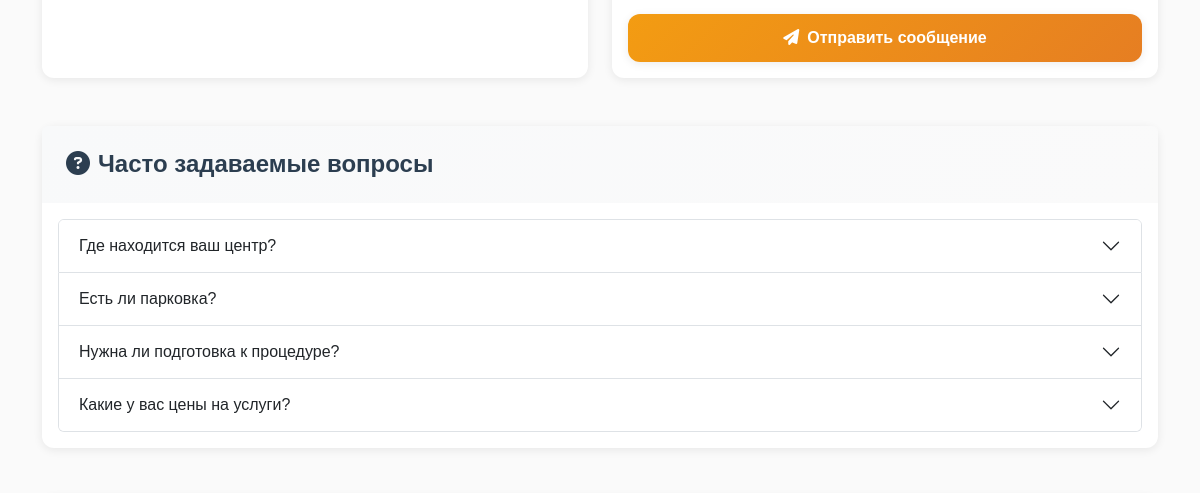
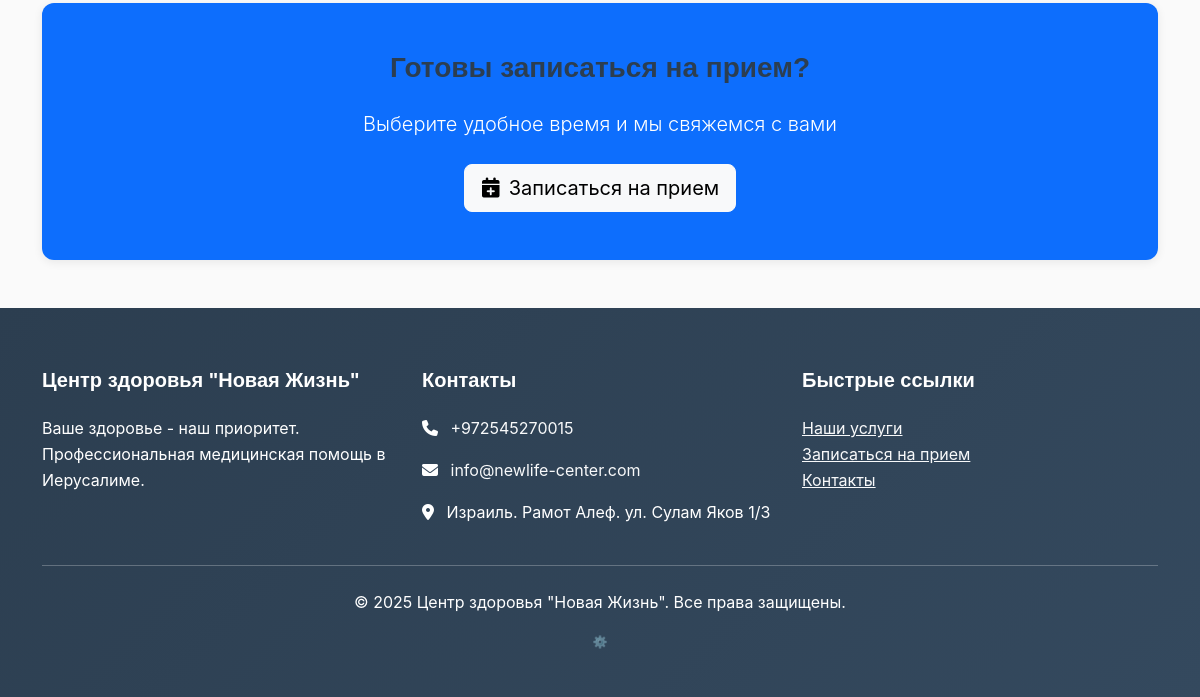
Before: /contacts/ (lower part) with the older database file (2 pictures, top to bottom).
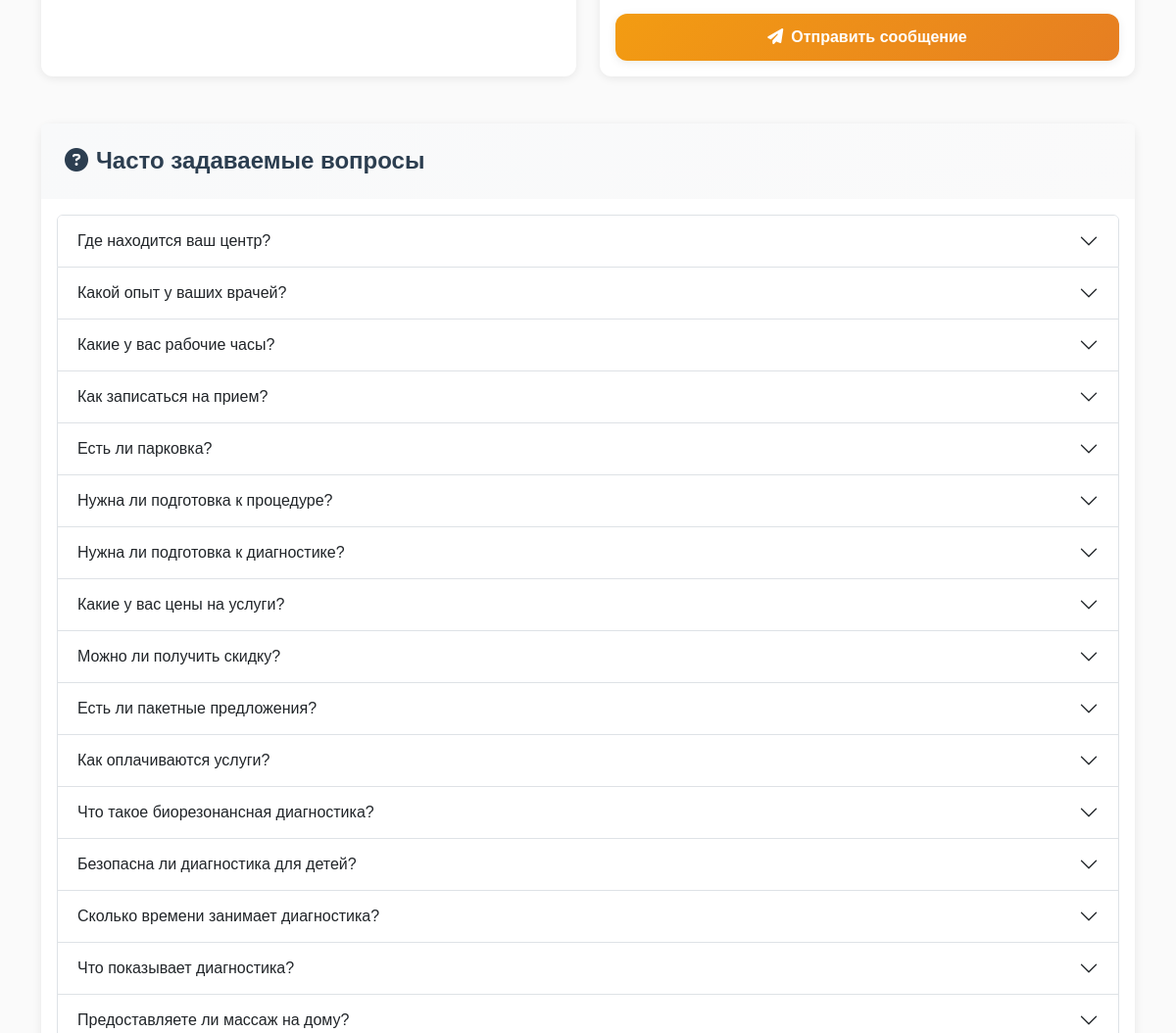
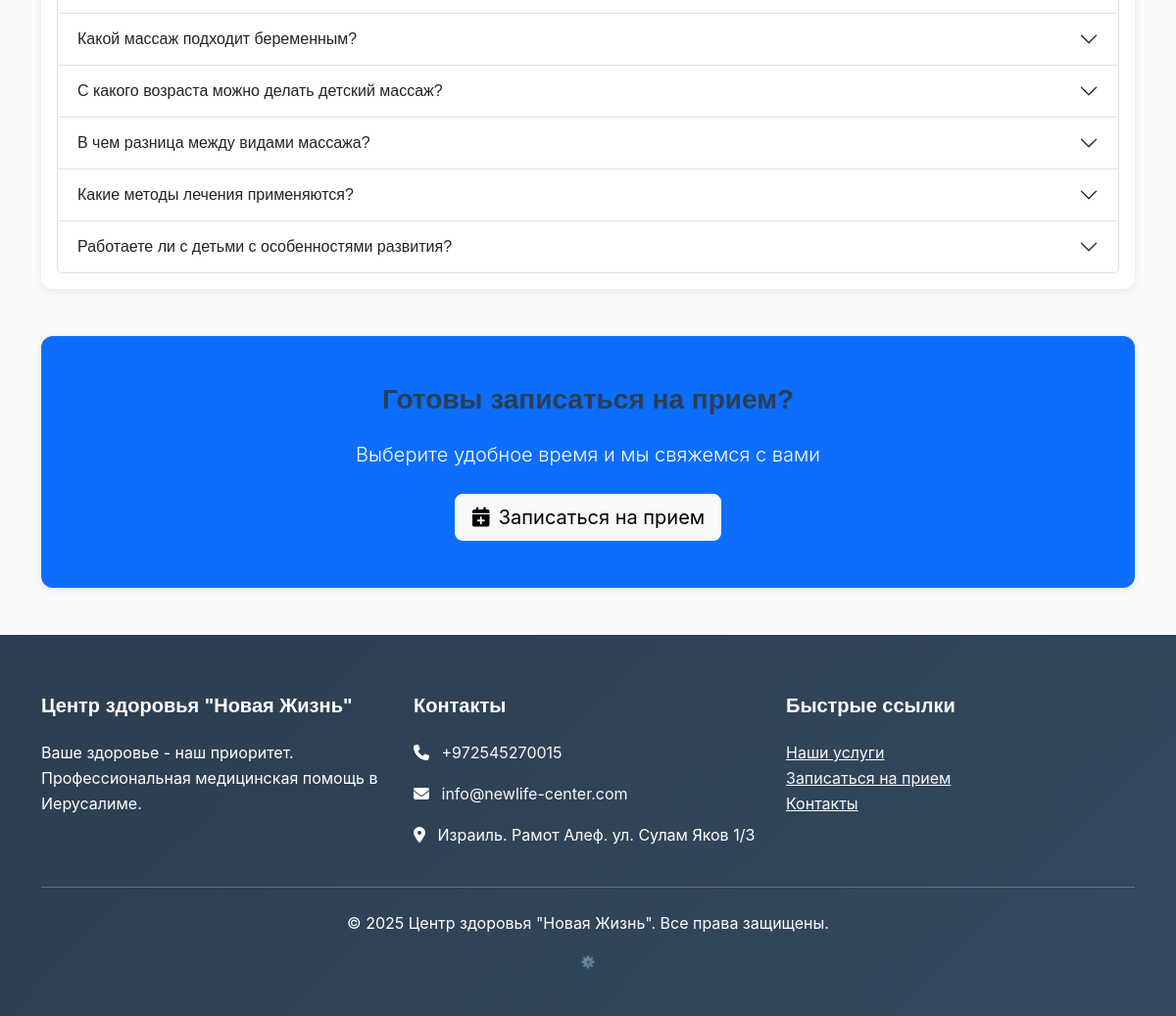
After: the same page with the newer database file (2 pictures, top to bottom).
### core/models.py (models this page shows, shortened)
class FAQ(models.Model):
    CATEGORY_CHOICES = [
        ('prices', 'Цены'),
        ('address', 'Адрес'),
        ('parking', 'Парковка'),
        ('services', 'Услуги'),
        ('preparation', 'Подготовка к процедуре'),
        ('general', 'Общие вопросы'),
    ]
    question = models.CharField(max_length=300, verbose_name="Вопрос")
    answer = models.TextField(verbose_name="Ответ")
    category = models.CharField(max_length=20, choices=CATEGORY_CHOICES, verbose_name="Категория")
    language = models.CharField(max_length=5, default='ru', verbose_name="Язык")
    is_active = models.BooleanField(default=True, verbose_name="Активен")
    order = models.IntegerField(default=0, verbose_name="Порядок")
    created_at = models.DateTimeField(auto_now_add=True, verbose_name="Дата создания")
    class Meta:
        verbose_name = "FAQ"
        verbose_name_plural = "FAQ"
        ordering = ['category', 'order', 'question']

### core/views.py (the view, shortened to what this page needs)
# urls.py: path('contacts/', views.contacts, name='contacts'),
def contacts(request):
    faq_list = FAQ.objects.filter(is_active=True).order_by('category', 'order')
    context = {
        'faq_list': faq_list,
    }
    return render(request, 'core/contacts.html', context)

### templates/core/contacts.html (shortened to what this page needs)
{% extends 'base.html' %}
{% block content %}
<div class="container py-5">
    <div class="row">
        <div class="col-lg-6 mb-5">
            <div class="card h-100">
                <div class="card-body">
                </div>
            </div>
        </div>
        <div class="col-lg-6 mb-5">
            <div class="card h-100">
                <div class="card-body">
                    <form method="post">
                        <button type="submit" class="btn btn-primary w-100">
                            <i class="fas fa-paper-plane me-2"></i>Отправить сообщение
                        </button>
                    </form>
                </div>
            </div>
        </div>
    </div>
    <div class="row">
        <div class="col-12">
            <div class="card">
                <div class="card-header bg-light">
                    <h4 class="mb-0"><i class="fas fa-question-circle me-2"></i>Часто задаваемые вопросы</h4>
                </div>
                <div class="card-body">
                    {% if faq_list %}
                        <div class="accordion" id="faqAccordion">
                            {% for faq in faq_list %}
                            <div class="accordion-item">
                                <h2 class="accordion-header" id="faq{{ faq.id }}">
                                    <button class="accordion-button collapsed" type="button"
                                            data-bs-toggle="collapse" data-bs-target="#collapse{{ faq.id }}">
                                        {{ faq.question }}
                                    </button>
                                </h2>
                            </div>
                            {% endfor %}
                        </div>
                    {% else %}
                        <p class="text-muted text-center">FAQ временно недоступен</p>
                    {% endif %}
                </div>
            </div>
        </div>
    </div>
    <div class="row mt-5">
        <div class="col-12 text-center">
            <div class="card bg-primary text-white">
                <div class="card-body py-5">
                    <h3 class="mb-4">Готовы записаться на прием?</h3>
                    <p class="lead mb-4">Выберите удобное время и мы свяжемся с вами</p>
                    <a href="{% url 'core:appointment_form' %}" class="btn btn-light btn-lg">
                        <i class="fas fa-calendar-plus me-2"></i>Записаться на прием
                    </a>
                </div>
            </div>
        </div>
    </div>
</div>
{% endblock %}

### templates/base.html (shortened to what this page needs)
{% load static %}
<!DOCTYPE html>
<html lang="ru">
<head>
    <link href="https://cdn.jsdelivr.net/npm/bootstrap@5.3.0/dist/css/bootstrap.min.css" rel="stylesheet">
    <link href="https://cdnjs.cloudflare.com/ajax/libs/font-awesome/6.4.0/css/all.min.css" rel="stylesheet">
    <link href="{% static 'css/custom.css' %}" rel="stylesheet">
</head>
<body>
    <main>
        {% block content %}{% endblock %}
    </main>
    <footer class="footer">
        <div class="container">
            <div class="row">
                <div class="col-md-4">
                    <h5>Центр здоровья "Новая Жизнь"</h5>
                    <p>Ваше здоровье - наш приоритет. Профессиональная медицинская помощь в Иерусалиме.</p>
                </div>
                <div class="col-md-4">
                    <h5>Контакты</h5>
                    <p><i class="fas fa-phone me-2"></i>
                       <a href="tel:+972545270015" class="text-light text-decoration-none">+972545270015</a>
                    </p>
                    <p><i class="fas fa-envelope me-2"></i>
                       <a href="mailto:info@newlife-center.com" class="text-light text-decoration-none">info@newlife-center.com</a>
                    </p>
                    <p><i class="fas fa-map-marker-alt me-2"></i> Израиль. Рамот Алеф. ул. Сулам Яков 1/3</p>
                </div>
                <div class="col-md-4">
                    <h5>Быстрые ссылки</h5>
                    <ul class="list-unstyled">
                        <li><a href="{% url 'core:services' %}" class="text-light">Наши услуги</a></li>
                        <li><a href="{% url 'core:appointment_form' %}" class="text-light">Записаться на прием</a></li>
                        <li><a href="{% url 'core:contacts' %}" class="text-light">Контакты</a></li>
                    </ul>
                </div>
            </div>
            <hr class="my-4">
            <div class="text-center">
                <p>&copy; 2025 Центр здоровья "Новая Жизнь". Все права защищены.</p>
                <p style="font-size: 12px; opacity: 0.6; margin-top: 10px;">
                    <a href="/admin/" style="color: #999; text-decoration: none;" title="Админ панель">⚙️</a>
                </p>
            </div>
        </div>
    </footer>
</body>
</html>

### static/css/custom.css (style rules this page uses)
:root { --primary-blue: #4A90E2; --primary-green: #27AE60; --accent-orange: #F39C12; --background-cream: #FAFAFA; --text-dark: #2C3E50; --text-light: #7F8C8D; --white: #FFFFFF; --light-gray: #ECF0F1; --border-color: #E8E8E8; --gradient-primary: linear-gradient(135deg, var(--primary-blue) 0%, var(--primary-green) 100%); --gradient-warm: linear-gradient(135deg, var(--accent-orange) 0%, #E67E22 100%); --gradient-soft: linear-gradient(135deg, #F8F9FA 0%, var(--background-cream) 100%); --shadow-soft: 0 2px 10px rgba(0, 0, 0, 0.08); --shadow-medium: 0 4px 20px rgba(0, 0, 0, 0.12); --shadow-strong: 0 8px 30px rgba(0, 0, 0, 0.15); --radius-small: 8px; --radius-medium: 12px; --radius-large: 20px; --transition-fast: 0.2s ease; --transition-medium: 0.3s ease; --transition-slow: 0.5s ease; }
body { font-family: 'Inter', -apple-system, BlinkMacSystemFont, 'Segoe UI', sans-serif; background-color: var(--background-cream); color: var(--text-dark); line-height: 1.6; }
h1, h2, h3, h4, h5, h6 { font-family: 'Poppins', sans-serif; font-weight: 600; color: var(--text-dark); margin-bottom: 1rem; }
.btn-primary { background: var(--gradient-warm); border: none; padding: 12px 30px; border-radius: var(--radius-medium); font-weight: 600; font-family: 'Poppins', sans-serif; box-shadow: var(--shadow-soft); transition: var(--transition-medium); }
.footer { background: linear-gradient(135deg, var(--text-dark) 0%, #34495E 100%); color: var(--white); padding: 60px 0 30px; }
.footer h5 { color: var(--white); font-family: 'Poppins', sans-serif; margin-bottom: 1.5rem; }
.footer a { color: rgba(255, 255, 255, 0.8); transition: var(--transition-fast); }
.card { border: none; border-radius: var(--radius-medium); box-shadow: var(--shadow-soft); background: var(--white); }
.card-header { background: var(--gradient-soft); border: none; border-radius: var(--radius-medium) var(--radius-medium) 0 0; padding: 1.5rem; }

Changed rows visible on the page:
added FAQ: question "Какой опыт у ваших врачей?"
added FAQ: question "Какие у вас рабочие часы?"
added FAQ: question "Как записаться на прием?"
added FAQ: question "Нужна ли подготовка к диагностике?"
added FAQ: question "Можно ли получить скидку?"
added FAQ: question "Есть ли пакетные предложения?"
added FAQ: question "Как оплачиваются услуги?"
added FAQ: question "Что такое биорезонансная диагностика?"
added FAQ: question "Безопасна ли диагностика для детей?"
added FAQ: question "Сколько времени занимает диагностика?"
added FAQ: question "Что показывает диагностика?"
added FAQ: question "Предоставляете ли массаж на дому?"
added FAQ: question "Какой массаж подходит беременным?"
added FAQ: question "С какого возраста можно делать детский массаж?"
added FAQ: question "В чем разница между видами массажа?"
added FAQ: question "Какие методы лечения применяются?"
added FAQ: question "Работаете ли с детьми с особенностями развития?"
